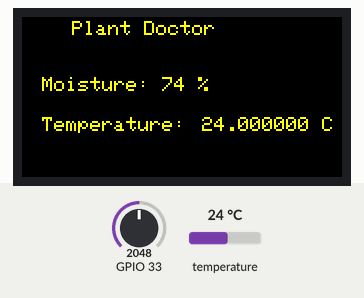
Recording of a sketch running on a simulated ESP32. Shown: 160×80 colour display. The inputs (shaded band) are chosen by the test bench; at power-on: temperature 24 °C, GPIO 33 = 2048. WiFi joins after 1.5 s; servers stay silent unless stated.

Above: at 3.3 s.
3.4 s: temperature set to 12 °C
At 4.0 s:
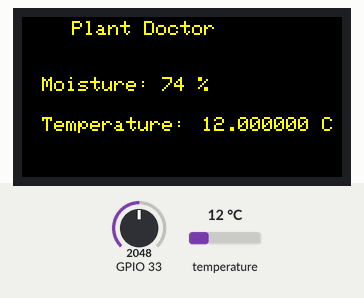
5.1 s: GPIO 33 set to 2866
At 6.4 s:
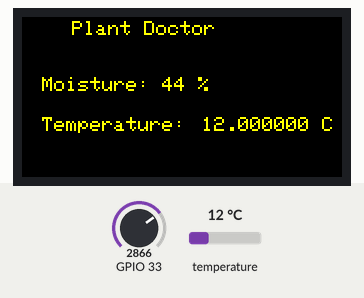
6.8 s: temperature set to 19 °C
8.5 s: GPIO 33 set to 3603
At 9.9 s:
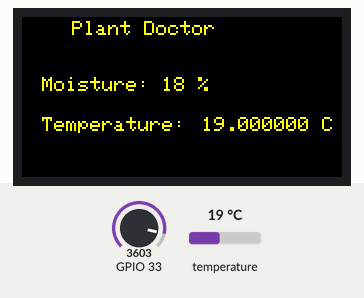
10.2 s: temperature set to 28 °C
At 11.5 s:
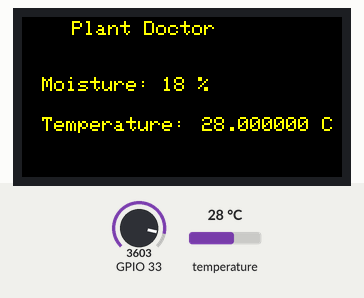
12.0 s: GPIO 33 set to 4095
At 12.8 s:
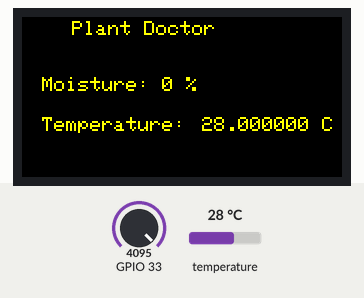
Timing chart, 0 to 14.7 s (numbered marks = the images above; inputs shaded):
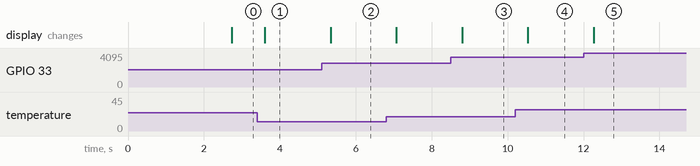

The sketch:

ess-plant-doctor.ino
```cpp
#include <M5StickC.h>
#include <OneWire.h>
#include <DallasTemperature.h>

#include <WiFi.h>
#include <WiFiClient.h>
#include <BlynkSimpleEsp32.h>

#define BLYNK_PRINT Serial

char auth[] = "your-key";
char ssid[] = "your-ssid";
char pass[] = "your-pass";


// GPIO where the DS18B20 is connected to
const int oneWireBus = 26;

// Setup a oneWire instance to communicate with any OneWire devices
OneWire oneWire(oneWireBus);

// Pass our oneWire reference to Dallas Temperature sensor
DallasTemperature sensors(&oneWire);

bool triggered = false;

uint16_t analogRead_value = 0;
uint16_t digitalRead_value = 0;
float temperature_value = 0;

void setup() {
  Serial.begin(9600);
  M5.begin();
  M5.Lcd.setRotation(3);
  M5.Lcd.setTextColor(YELLOW);
  M5.Lcd.setCursor(25, 2);
  M5.Lcd.printf("Plant Doctor\n");
  pinMode(32, INPUT);
  M5.Lcd.setCursor(10, 30);
  M5.Lcd.print("Moisture:");
  M5.Lcd.setCursor(10, 50);
  M5.Lcd.print("Temperature:");

  sensors.begin();
  Blynk.begin(auth, ssid, pass);
}

int threshold = false;
BLYNK_WRITE(V0)
{
  threshold = param.asInt();
}

void loop() {
  Blynk.run();

  sensors.requestTemperatures();
  M5.Lcd.setCursor(70, 30);
  M5.Lcd.setTextColor(BLACK);
  M5.Lcd.printf("%d %%\n", analogRead_value);
  M5.Lcd.setCursor(90, 50);
  M5.Lcd.printf("%f C\n", temperature_value);

  analogRead_value = 100 - map(analogRead(33), 1300, 4095, 0, 100);
  temperature_value = sensors.getTempCByIndex(0);

  M5.Lcd.setTextColor(YELLOW);
  M5.Lcd.setCursor(70, 30);
  M5.Lcd.printf("%d %%\n", analogRead_value);
  M5.Lcd.setCursor(90, 50);
  M5.Lcd.printf("%f C\n", temperature_value);

  Blynk.virtualWrite(V1, temperature_value);
  Blynk.virtualWrite(V2, analogRead_value);

  if (threshold > analogRead_value && triggered == false)
  {
    triggered = true;
    Blynk.notify("Please water plants !! Moisture levels are lower than the threshold");
  }
  else if (threshold <= analogRead_value)
  {
    triggered = false;
  }
  delay(100);
}
```

Measured:
- after the input at 3.4 s, the display: changes after 0.20 s (image 1)
- after the input at 5.1 s, the display: changes after 0.23 s (image 2)
- after the input at 8.5 s, the display: changes after 0.30 s (image 3)
- after the input at 10.2 s, the display: changes after 0.33 s (image 4)
- after the input at 12.0 s, the display: changes after 0.26 s (image 5)
